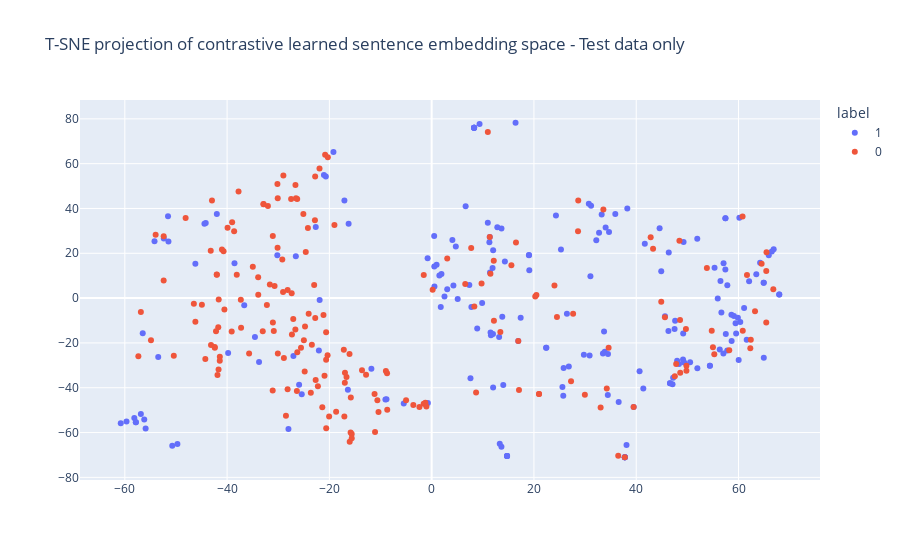

The notebook cell this image was saved under:
### Code cell
# get the train-test-splits as the contrastive learning model was also trained with (so don't change the random_state)
train_data, dev_test_data = train_test_split(data, train_size=0.8, random_state=12)
dev_data, test_data = train_test_split(dev_test_data, train_size=0.5, random_state=12)

# plot only one of the splits, e.g. test
x_column = 'trained_embeddings-tsne-comp-1'
y_column = 'trained_embeddings-tsne-comp-2'
plot_title = 'T-SNE projection of contrastive learned sentence embedding space - Test data only'
plot(test_data, x_column, y_column, label_column, id_column, plot_title=plot_title)

### Figure 1 — Plotly figure (JSON) as saved in the notebook; plotly's stock layout.template omitted (floating-point values rounded to 4 significant figures; data arrays with more than 128 entries replaced by an {"elided": "..."} marker saying what was removed)
{"data": [{"customdata": {"elided": "193x1 int values"}, "hovertemplate": "label=1<br>data_id=%{customdata[0]}<extra></extra>", "legendgroup": "1", "marker": {"color": "#636efa", "symbol": "circle"}, "mode": "markers", "name": "1", "orientation": "v", "showlegend": true, "type": "scatter", "x": {"elided": "193 float values"}, "xaxis": "x", "y": {"elided": "193 float values"}, "yaxis": "y"}, {"customdata": {"elided": "192x1 int values"}, "hovertemplate": "label=0<br>data_id=%{customdata[0]}<extra></extra>", "legendgroup": "0", "marker": {"color": "#EF553B", "symbol": "circle"}, "mode": "markers", "name": "0", "orientation": "v", "showlegend": true, "type": "scatter", "x": {"elided": "192 float values"}, "xaxis": "x", "y": {"elided": "192 float values"}, "yaxis": "y"}], "layout": {"legend": {"title": {"text": "label"}, "tracegroupgap": 0}, "title": {"text": "T-SNE projection of contrastive learned sentence embedding space - Test data only"}, "xaxis": {"anchor": "y", "domain": [0, 1], "title": {}}, "yaxis": {"anchor": "x", "domain": [0, 1], "title": {}}}}
